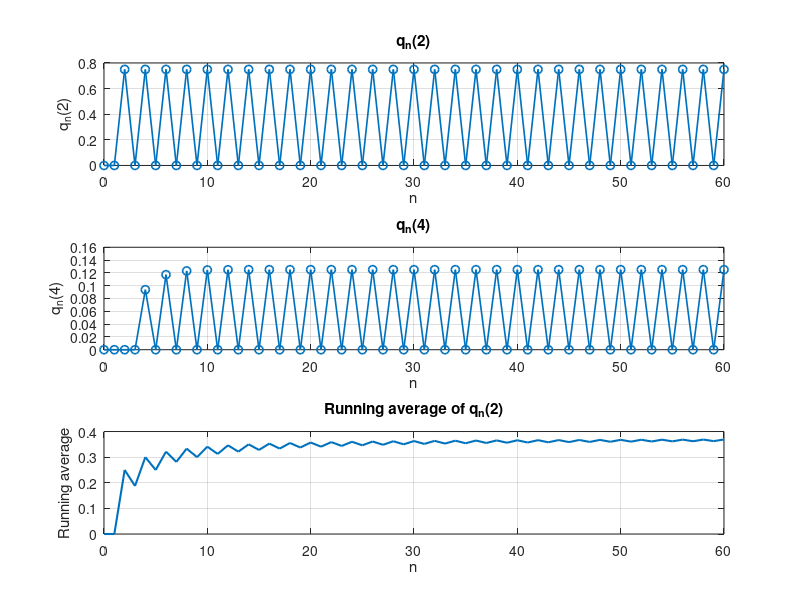

MATLAB code for this plot:
a = 1;
b = 1;
m = 4;
N = 60;

P = zeros(m+1);

for k = 0:m
    i = k + 1;

    if k < m
        P(i,i+1) = a*(m-k)/m;
    end

    if k > 0
        P(i,i-1) = b*k/m;
    end

    P(i,i) = 1 - sum(P(i,:));
end

disp('Transition matrix P =');
disp(P);

q0 = [1 0 0 0 0];

Q = zeros(N+1,m+1);
Q(1,:) = q0;

for n = 1:N
    Q(n+1,:) = Q(n,:)*P;
end

fprintf('\nq_50 = \n');
disp(Q(51,:));

fprintf('q_51 = \n');
disp(Q(52,:));

runningAvg = zeros(N+1,1);

for n = 0:N
    runningAvg(n+1) = mean(Q(1:n+1,3));
end

n = 0:N;

figure;

subplot(3,1,1);
plot(n,Q(:,3),'o-','LineWidth',1.2);
xlabel('n');
ylabel('q_n(2)');
title('q_n(2)');
grid on;

subplot(3,1,2);
plot(n,Q(:,5),'o-','LineWidth',1.2);
xlabel('n');
ylabel('q_n(4)');
title('q_n(4)');
grid on;

subplot(3,1,3);
plot(n,runningAvg,'LineWidth',1.5);
xlabel('n');
ylabel('Running average');
title('Running average of q_n(2)');
grid on;
